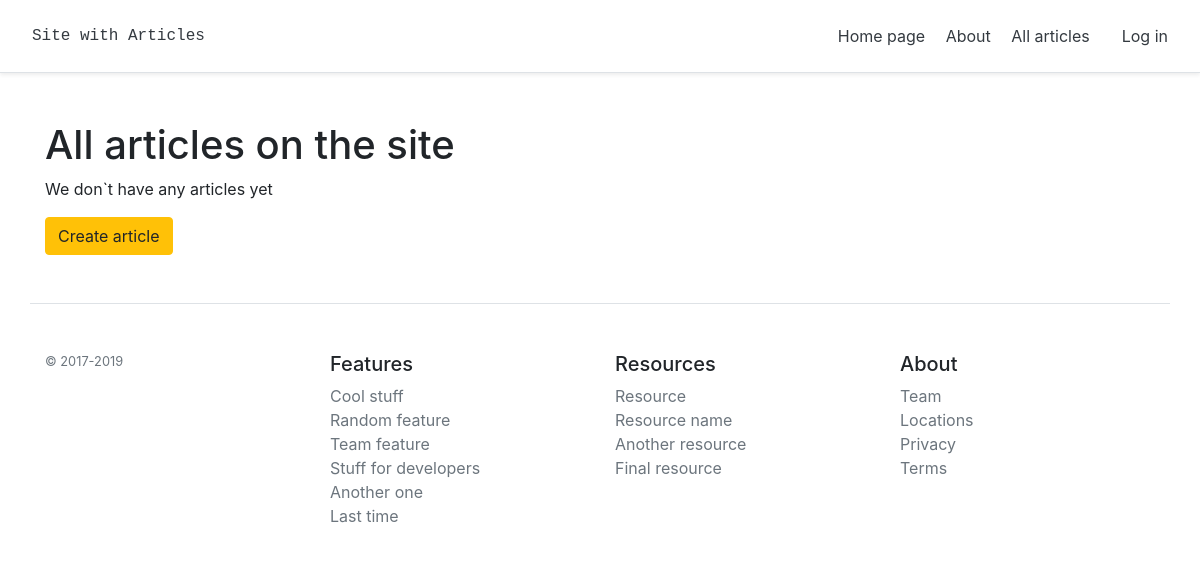
/posts, run on an earlier commit of the app's database.
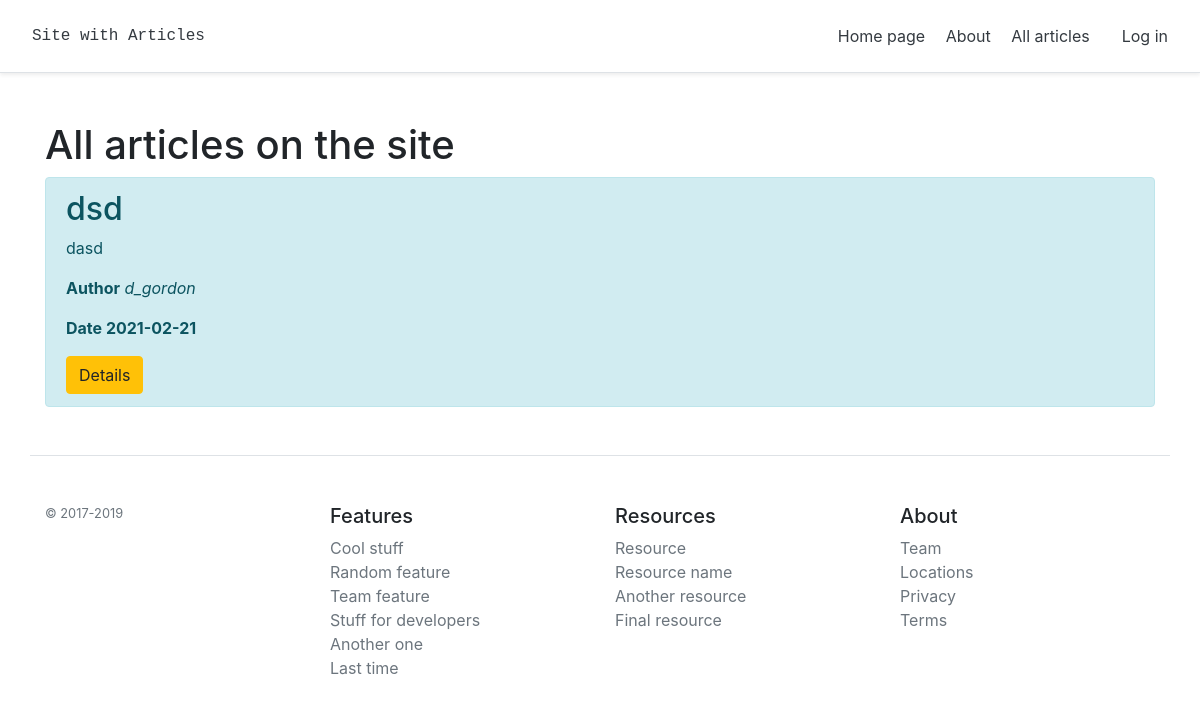
And on a later commit of the database.
### app/models.py (models this page shows, shortened)
class Article(db.Model):
    __table_args__ = {'extend_existing': True}
    id = db.Column(db.Integer, primary_key=True)
    title = db.Column(db.String(100), nullable=False)
    intro = db.Column(db.String(300), nullable=False)
    text = db.Column(db.Text, nullable=False)
    date = db.Column(db.DateTime, default=datetime.utcnow)
    author = db.Column(db.String(100))

### app/routes/posts.py (the view)
@posts_bp.route("")
def posts():
    articles = Article.query.order_by(Article.date.desc()).all()
    if current_user.is_authenticated:
        return render_template('posts.html', articles=articles, user_is_authenticated=True,
                               username=current_user.username)
    return render_template('posts.html', articles=articles)

### app/templates/posts.html (shortened to what this page needs)
{% extends "layout.html" %}
{% block nav_bar %}
{% if user_is_authenticated %}
<a class="btn btn-warning" href="{{ url_for('create_article.create_article') }}">Create article</a>
<a class="p-2 text-dark" href="{{ url_for('profile.profile', username=username)}}">Profile</a>
{% else %}
{{ super() }}
{% endif %}
{% endblock nav_bar %}
{% block content %}
<div class="container mt-5">
    <h1>All articles on the site</h1>
    {% if articles|length > 0 %}
    {% for article in articles %}
    <div class="alert alert-info">
        <h2>{{ article.title }}</h2>
        <p>{{ article.intro }}</p>
        <p><b>Author</b> <i>{{ article.author }}</i></p>
        <p><b>Date {{ article.date.date() }}</b></p>
        <a href="{{ url_for('posts.posts')}}/{{ article.id }}" class="btn btn-warning" role="button">Details</a>
    </div>
    {% endfor %}
    {% else %}
    <p>We don`t have any articles yet</p>
    <a class="btn btn-warning" href="{{ url_for('create_article.create_article') }}">Create article</a>
    {% endif %}
</div>
{% endblock content %}

What changed in the data, as far as the page shows it:
added Article: title "dsd", intro "dasd", author "d_gordon", date "2021-02-21"
Also different on the page:
text no longer shown: "We don`t have any articles yet Create article"
